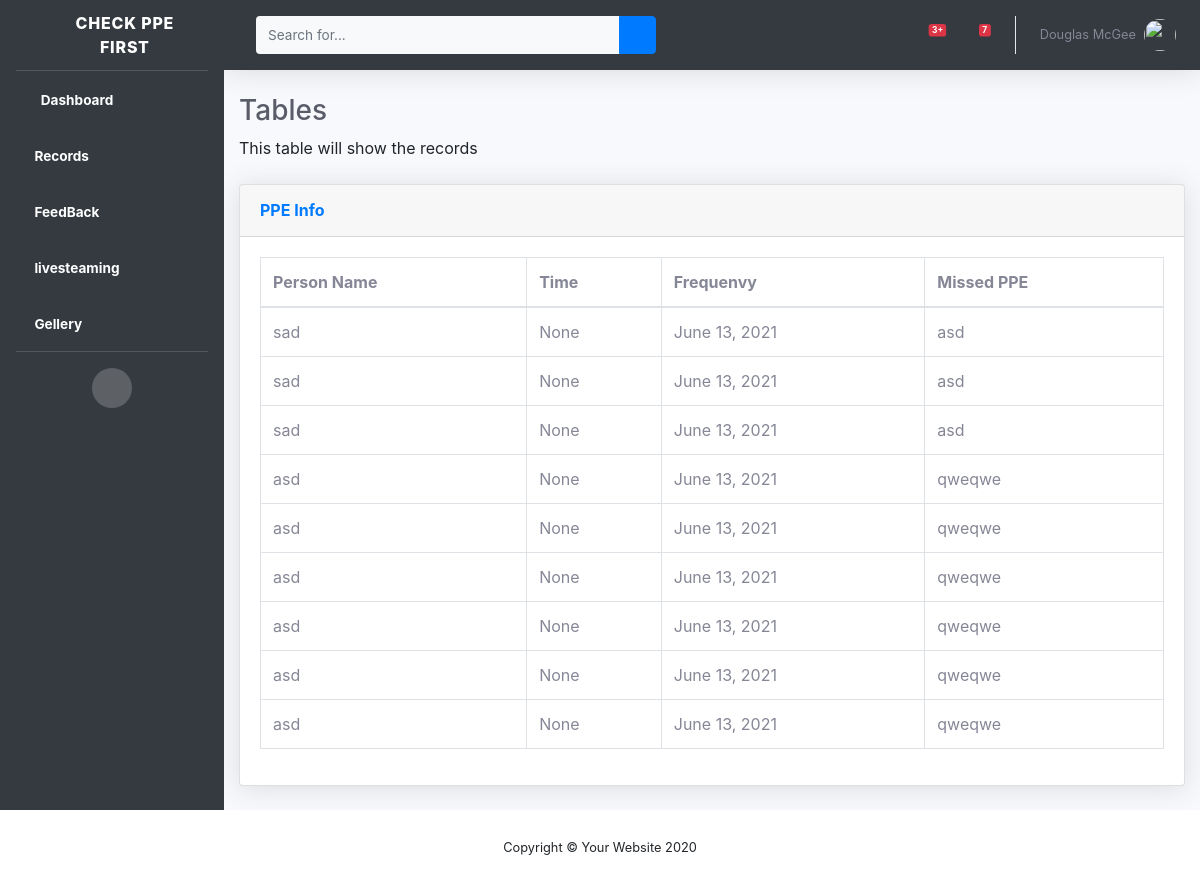
Before: /Records with the older database file.
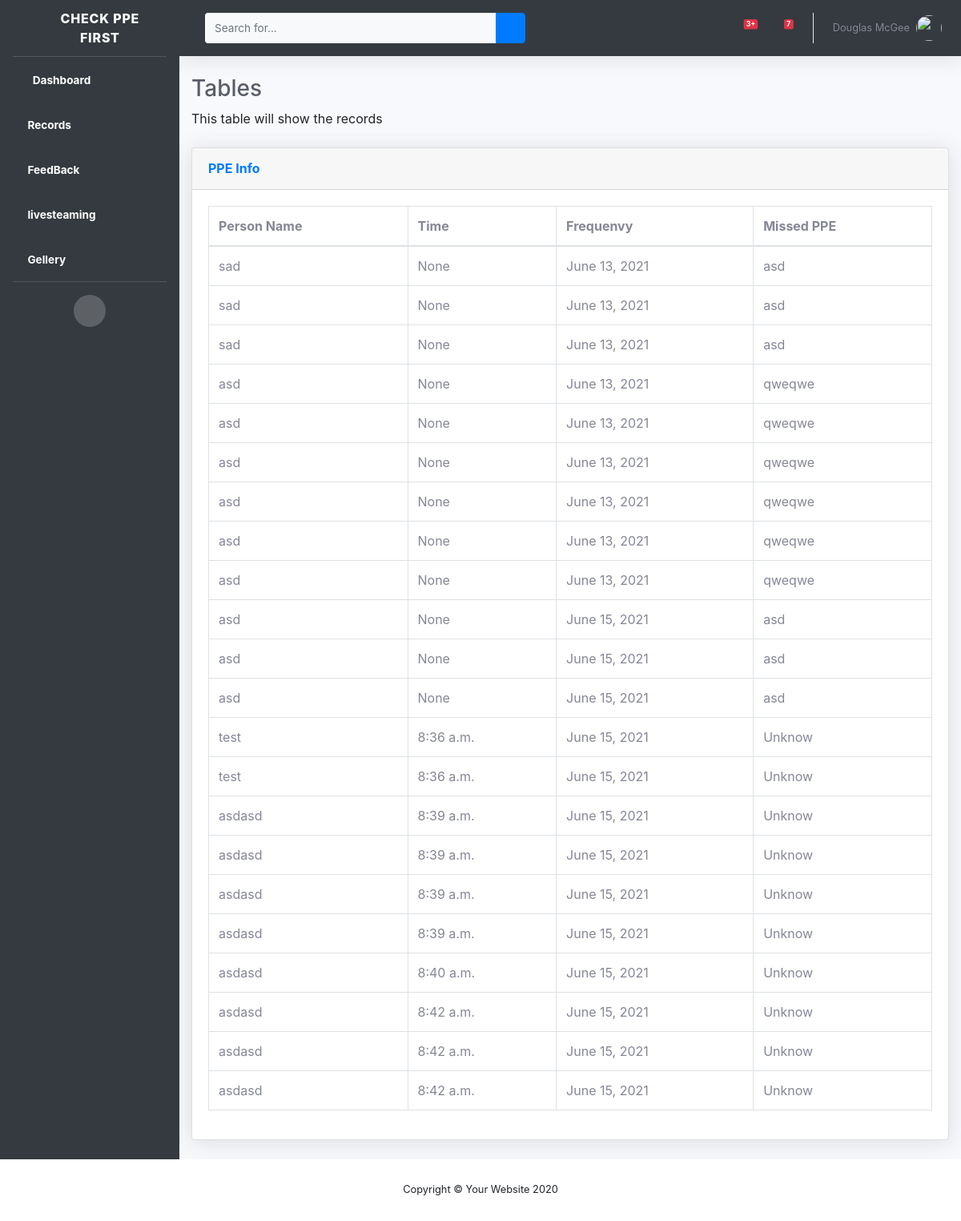
After: the same page with the newer database file.
### PPEviewer/models.py (models this page shows)
class ppeviwer(models.Model):
    name=(models.CharField(max_length=50))
    missed_ppe=(models.CharField(max_length=50,default='Unknow'))
    time=(models.TimeField(default=datetime.datetime.now()))
    date=models.DateField(auto_now_add=True)
    pm=models.ImageField(upload_to='images/')

### PPEviewer/views.py (the view)
# urls.py: path('Records',records,name='records'),
def records(request):
    alldata=ppeviwer.objects.all()
    context={
        'alldata1':alldata
                }
    return render(request,'records.html',context)

### templates/Records.html (shortened to what this page needs)
{% extends 'Master.html' %}
{% load crispy_forms_tags %}
{% block index %}
    </div>
    <div class="container-fluid">
        <h1 class="h3 mb-2 text-gray-800">Tables</h1>
        <p class="mb-4">This table will show the records  <a target="_blank"
        <div class="card shadow mb-4">
            <div class="card-header py-3">
                <h6 class="m-0 font-weight-bold text-primary">PPE Info</h6>
            </div>
            <div class="card-body">
                <div class="table-responsive">
                    <table class="table table-bordered" id="myTable" width="100%" cellspacing="0">
                        <thead>
                            <tr>
                                <th>Person Name</th>
                                <th>Time</th>
                                <th>Frequenvy</th>
                                <th>Missed PPE</th>
                            </tr>
                        </thead>
                        <tbody>
                            {% for data in alldata1 %}
                            <tr>
                                <td>{{data.name}}</td>
                                <td>{{data.time}}</td>
                                <td>{{data.date}}</td>
                                <td>{{data.missed_ppe}}</td>
                            </tr>
                            {% endfor %}
                        </tbody>
                    </table>
                </div>
            </div>
        </div>
    </div>
</div>
{% endblock %}

Changed rows visible on the page:
added ppeviwer: name "asd", time "None", date "June 15, 2021", missed_ppe "asd"
added ppeviwer: name "asd", time "None", date "June 15, 2021", missed_ppe "asd"
added ppeviwer: name "asd", time "None", date "June 15, 2021", missed_ppe "asd"
added ppeviwer: name "test", time "8:36 a.m.", date "June 15, 2021", missed_ppe "Unknow"
added ppeviwer: name "test", time "8:36 a.m.", date "June 15, 2021", missed_ppe "Unknow"
added ppeviwer: name "asdasd", time "8:39 a.m.", date "June 15, 2021", missed_ppe "Unknow"
added ppeviwer: name "asdasd", time "8:39 a.m.", date "June 15, 2021", missed_ppe "Unknow"
added ppeviwer: name "asdasd", time "8:39 a.m.", date "June 15, 2021", missed_ppe "Unknow"
added ppeviwer: name "asdasd", time "8:39 a.m.", date "June 15, 2021", missed_ppe "Unknow"
added ppeviwer: name "asdasd", time "8:40 a.m.", date "June 15, 2021", missed_ppe "Unknow"
added ppeviwer: name "asdasd", time "8:42 a.m.", date "June 15, 2021", missed_ppe "Unknow"
added ppeviwer: name "asdasd", time "8:42 a.m.", date "June 15, 2021", missed_ppe "Unknow"
added ppeviwer: name "asdasd", time "8:42 a.m.", date "June 15, 2021", missed_ppe "Unknow"
